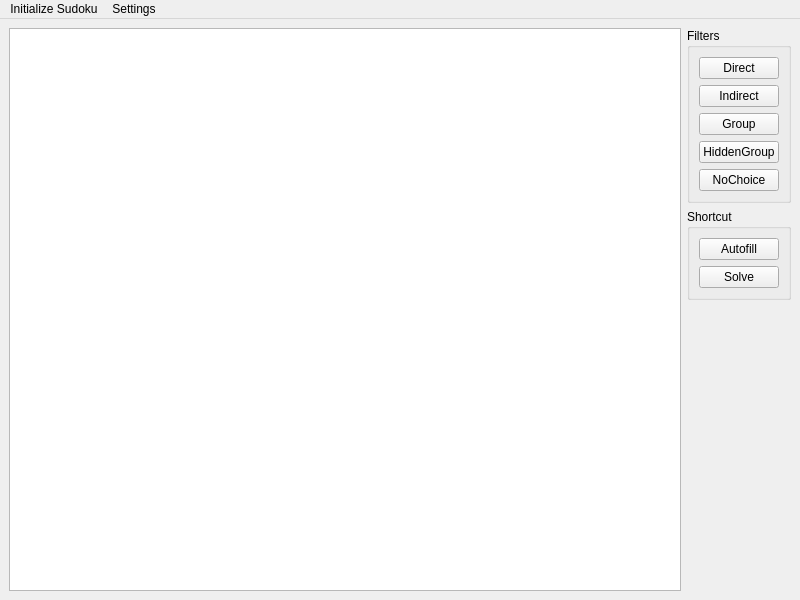
<?xml version="1.0" encoding="UTF-8"?>
<ui version="4.0">
 <class>MainWindow</class>
 <widget class="QMainWindow" name="MainWindow">
  <property name="geometry">
   <rect>
    <x>0</x>
    <y>0</y>
    <width>800</width>
    <height>600</height>
   </rect>
  </property>
  <property name="windowTitle">
   <string>MySudoku</string>
  </property>
  <property name="documentMode">
   <bool>false</bool>
  </property>
  <widget class="QWidget" name="centralwidget">
   <layout class="QHBoxLayout" name="horizontalLayout">
    <item>
     <widget class="SudokuView" name="tableView"/>
    </item>
    <item>
     <layout class="QVBoxLayout" name="helpLayout">
      <item>
       <widget class="QGroupBox" name="filterGroupBox">
        <property name="title">
         <string>Filters</string>
        </property>
        <layout class="QVBoxLayout" name="verticalLayout">
         <item>
          <widget class="QPushButton" name="directFilterButton">
           <property name="text">
            <string>Direct</string>
           </property>
          </widget>
         </item>
         <item>
          <widget class="QPushButton" name="indirectFilterButton">
           <property name="text">
            <string>Indirect</string>
           </property>
          </widget>
         </item>
         <item>
          <widget class="QPushButton" name="groupFilterButton">
           <property name="text">
            <string>Group</string>
           </property>
          </widget>
         </item>
         <item>
          <widget class="QPushButton" name="hiddenFilterButton">
           <property name="text">
            <string>HiddenGroup</string>
           </property>
          </widget>
         </item>
         <item>
          <widget class="QPushButton" name="noChoiceFilterButton">
           <property name="text">
            <string>NoChoice</string>
           </property>
          </widget>
         </item>
        </layout>
       </widget>
      </item>
      <item>
       <widget class="QGroupBox" name="helperGroupBox">
        <property name="title">
         <string>Shortcut</string>
        </property>
        <layout class="QVBoxLayout" name="verticalLayout_2">
         <item>
          <widget class="QPushButton" name="autofillButton">
           <property name="text">
            <string>Autofill</string>
           </property>
          </widget>
         </item>
         <item>
          <widget class="QPushButton" name="solveButton">
           <property name="text">
            <string>Solve</string>
           </property>
          </widget>
         </item>
        </layout>
       </widget>
      </item>
      <item>
       <spacer name="verticalSpacer">
        <property name="orientation">
         <enum>Qt::Vertical</enum>
        </property>
        <property name="sizeHint" stdset="0">
         <size>
          <width>20</width>
          <height>40</height>
         </size>
        </property>
       </spacer>
      </item>
     </layout>
    </item>
   </layout>
  </widget>
  <widget class="QMenuBar" name="menuBar">
   <property name="geometry">
    <rect>
     <x>0</x>
     <y>0</y>
     <width>800</width>
     <height>21</height>
    </rect>
   </property>
   <widget class="QMenu" name="menuLoader">
    <property name="title">
     <string>Initialize Sudoku</string>
    </property>
    <addaction name="actionInitManually"/>
    <addaction name="actionLoadFromCsv"/>
   </widget>
   <widget class="QMenu" name="menuSettings">
    <property name="title">
     <string>Settings</string>
    </property>
    <addaction name="actionAutocheck"/>
    <addaction name="actionDisplayHelp"/>
   </widget>
   <addaction name="menuLoader"/>
   <addaction name="menuSettings"/>
  </widget>
  <action name="actionLoadFromCsv">
   <property name="checkable">
    <bool>false</bool>
   </property>
   <property name="text">
    <string>Load from csv</string>
   </property>
  </action>
  <action name="actionAutocheck">
   <property name="checkable">
    <bool>true</bool>
   </property>
   <property name="text">
    <string>Autocheck</string>
   </property>
  </action>
  <action name="actionDisplayHelp">
   <property name="checkable">
    <bool>true</bool>
   </property>
   <property name="text">
    <string>Display help</string>
   </property>
  </action>
  <action name="actionInitManually">
   <property name="text">
    <string>Init. manually</string>
   </property>
  </action>
 </widget>
 <customwidgets>
  <customwidget>
   <class>SudokuView</class>
   <extends>QTableView</extends>
   <header>sudokuView.h</header>
  </customwidget>
 </customwidgets>
 <resources/>
 <connections>
  <connection>
   <sender>actionDisplayHelp</sender>
   <signal>toggled(bool)</signal>
   <receiver>filterGroupBox</receiver>
   <slot>setVisible(bool)</slot>
   <hints>
    <hint type="sourcelabel">
     <x>-1</x>
     <y>-1</y>
    </hint>
    <hint type="destinationlabel">
     <x>742</x>
     <y>116</y>
    </hint>
   </hints>
  </connection>
  <connection>
   <sender>actionDisplayHelp</sender>
   <signal>toggled(bool)</signal>
   <receiver>helperGroupBox</receiver>
   <slot>setVisible(bool)</slot>
   <hints>
    <hint type="sourcelabel">
     <x>-1</x>
     <y>-1</y>
    </hint>
    <hint type="destinationlabel">
     <x>742</x>
     <y>236</y>
    </hint>
   </hints>
  </connection>
 </connections>
</ui>
